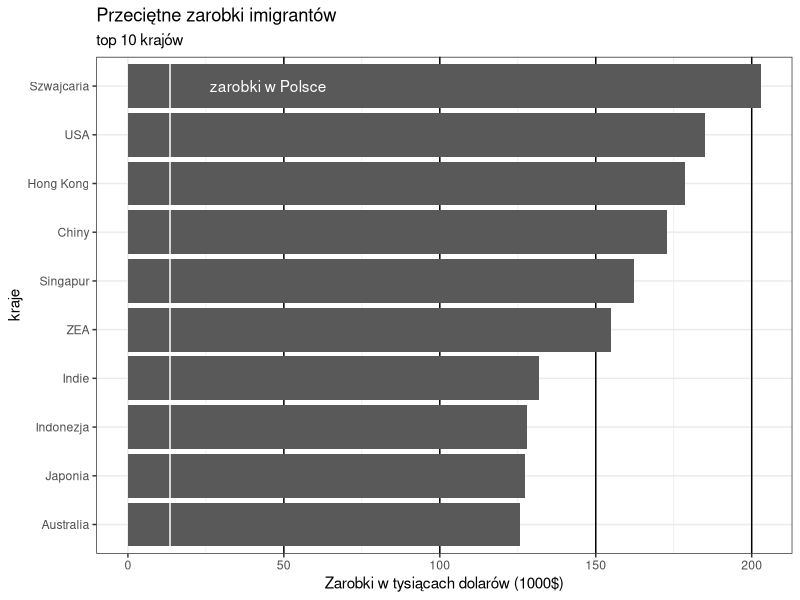
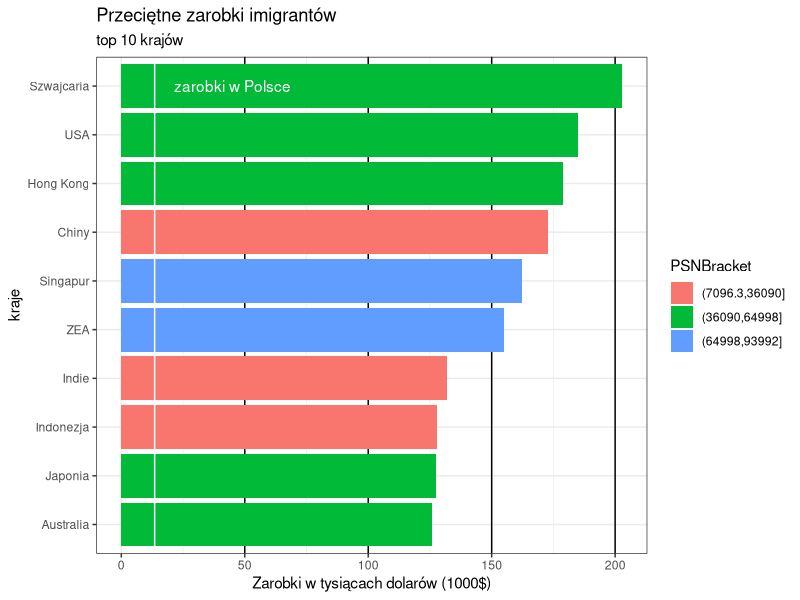

These charts were generated, in order, by the following R code:
## ---- chunk 1
library(tidyverse)
df <- data.frame(
  "kraje" = c("Szwajcaria", "USA", "Hong Kong", "Chiny", "Singapur", "ZEA", "Indie", "Indonezja", "Japonia", "Australia"),
  "zarobki" = c(202.9, 185.1, 178.7, 172.7, 162.2, 155, 131.8, 128, 127.4, 125.8),
  "PSN" = c(58087, 59495, 61393, 18066, 93905.5, 69896.3, 7183, 12378, 44426, 50334)
)

df <- df[order(df$zarobki,decreasing = FALSE),]

df$kraje <- factor(df$kraje, levels = df$kraje)

#df <- df[order(zarobki),]

p <- ggplot(data = df, aes(x = kraje, y = zarobki)) + geom_hline(yintercept = seq(50,200,by=50)) + 
  geom_col() + ggtitle(label = "Przeciętne zarobki imigrantów", subtitle = "top 10 krajów") + coord_flip() + 
  ylab("Zarobki w tysiącach dolarów (1000$)") + geom_hline(yintercept = 13.5, color = "white") + 
  theme(panel.background = element_rect("snow4")) + 
  annotate("text", x = 10, y = 45,label = "zarobki w Polsce", color = "white") +
scale_colour_grey()+
  theme_bw()
p

## ---- chunk 2
library(tidyverse)
df <- data.frame(
  "kraje" = c("Szwajcaria", "USA", "Hong Kong", "Chiny", "Singapur", "ZEA", "Indie", "Indonezja", "Japonia", "Australia"),
  "zarobki" = c(202.9, 185.1, 178.7, 172.7, 162.2, 155, 131.8, 128, 127.4, 125.8),
  "PSN" = c(58087, 59495, 61393, 18066, 93905.5, 69896.3, 7183, 12378, 44426, 50334)
)

df <- df[order(df$zarobki,decreasing = FALSE),]

df$kraje <- factor(df$kraje, levels = df$kraje)

df$PSNBracket <- cut(df$PSN, 3, dig.lab = 5)

#df <- df[order(zarobki),]

p <- ggplot(data = df, aes(x = kraje, y = zarobki, fill = PSNBracket)) + geom_hline(yintercept = seq(50,200,by=50)) + 
  geom_col() + ggtitle(label = "Przeciętne zarobki imigrantów", subtitle = "top 10 krajów") + coord_flip() + 
  ylab("Zarobki w tysiącach dolarów (1000$)") + geom_hline(yintercept = 13.5, color = "white") + 
  theme(panel.background = element_rect("snow4")) + 
  annotate("text", x = 10, y = 45,label = "zarobki w Polsce", color = "white")+
  theme_bw()
p
